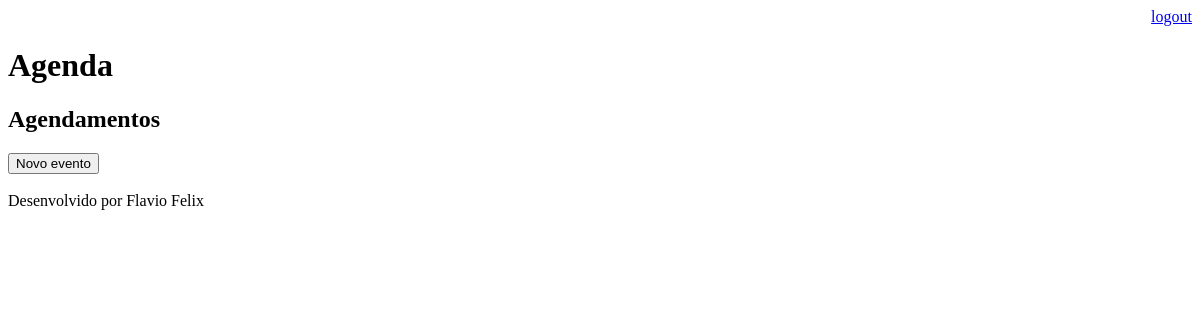
Page /agenda/ (signed in) on the earlier database version.
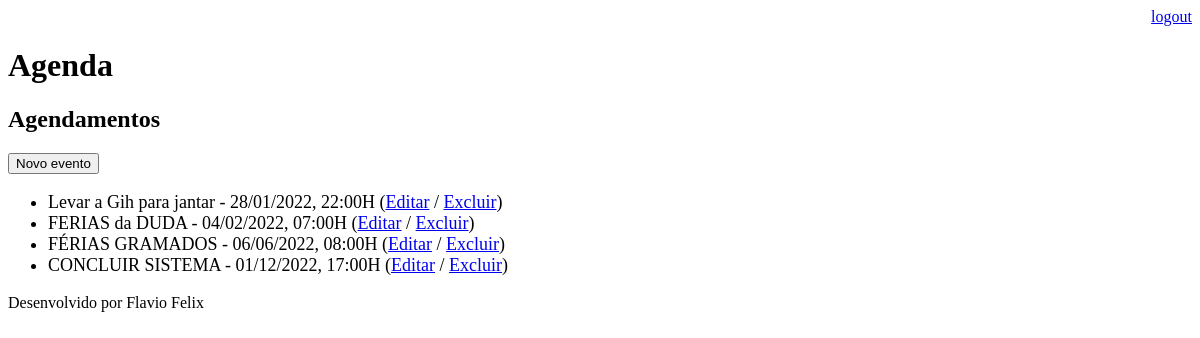
Same page on the later database version.
### core/models.py (models this page shows, shortened)
class Evento(models.Model):
    titulo = models.CharField(max_length=100)
    descricao = models.TextField(blank=True, null=True)
    data_evento = models.DateTimeField(verbose_name='Data do evento')
    data_criacao = models.DateTimeField(auto_now=True)
    usuario = models.ForeignKey(User, on_delete=models.CASCADE)
    class Meta:
        db_table = 'evento'
    def get_data_evento(self):
        return self.data_evento.strftime('%d/%m/%Y, %H:%MH')
    def get_evento_atrasado(self):
        if self.data_evento < datetime.now():
            return True
        else:
            return False

### core/views.py (the view)
# urls.py: path('agenda/', views.lista_eventos),
@login_required(login_url='/login/')
def lista_eventos(request):
    usuario = request.user
    data_atual = datetime.now() - timedelta(hours=1)
    evento = Evento.objects.filter(usuario=usuario,
                                   data_evento__gt=data_atual)
    dados = {'eventos': evento}
    return render(request, 'agenda.html', dados)

### Template/agenda.html (shortened to what this page needs)
{% extends "model-page.html" %}
{% block content %}
    <h2>Agendamentos</h2>
    <a href="evento/">
        <button type="button">Novo evento</button>
    </a>
    <ul style="font-size: 18px">
        {% for evento in eventos  %}
            <li>
                <div style=>
                    {{ evento.titulo}} - {{evento.get_data_evento}}
                    (<a href="evento/?id={{ evento.id }}">Editar</a>
                    / <a href="evento/delete/{{ evento.id }}">Excluir</a>)
                </div>
            </li>
        {% endfor %}
    </ul>
{% endblock %}

### Template/model-page.html
<!DOCTYPE html>
<html lang="en">
<head>
    {% include "model-header.html" %}
</head>
<body>
    {% block content %} {% endblock %}
    {% include "model-footer.html" %}
</body>
</html>

### Template/model-header.html (shortened to what this page needs)
        <div align="right">
            <a href="/logout">logout</a>
        </div>
    <h1>Agenda</h1>

### Template/model-footer.html
<p>Desenvolvido por Flavio Felix</p>

Differences in the rows shown:
added Evento: titulo "Levar a Gih para jantar", get_data_evento "28/01/2022, 22:00H"
added Evento: titulo "FERIAS da DUDA", get_data_evento "04/02/2022, 07:00H"
added Evento: titulo "FÉRIAS GRAMADOS", get_data_evento "06/06/2022, 08:00H"
added Evento: titulo "CONCLUIR SISTEMA", get_data_evento "01/12/2022, 17:00H"
